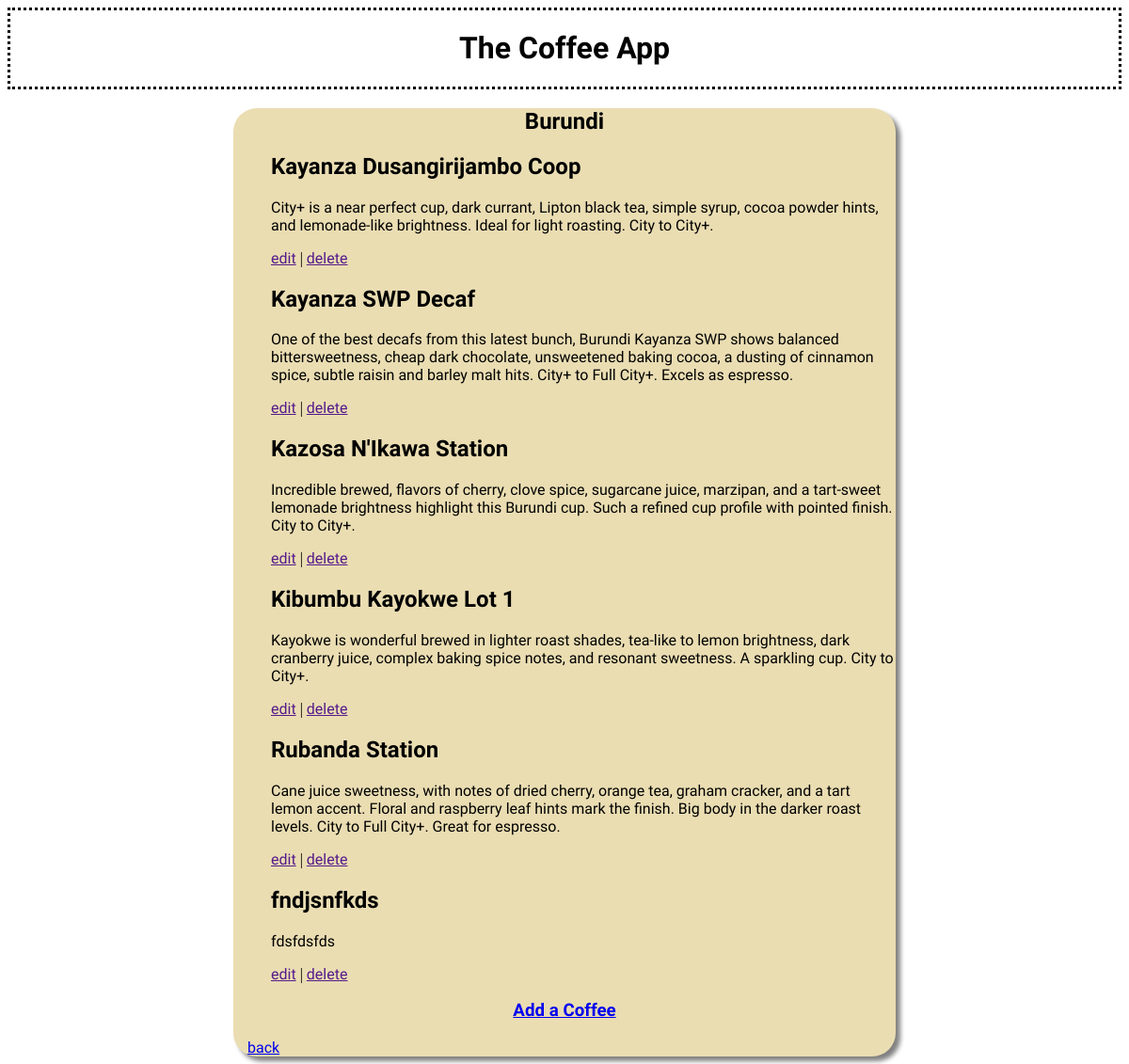
The app's page /show-origin/4 with its own data.
### database_setup.py (models this page shows)
class Origin(Base):
    __tablename__ = 'origin'
    id = Column(Integer, primary_key=True)
    name = Column(String(250), nullable=False)

class Coffee(Base):
    __tablename__ = 'coffee'
    id = Column(Integer, primary_key=True)
    name = Column(String(250), nullable=False)
    description = Column(String(250))
    origin_id = Column(Integer, ForeignKey('origin.id'))
    origin = relationship(Origin)

### project.py (the view)
@app.route('/show-origin/<int:origin_id>', methods=['GET', 'POST'])
def showOrigin(origin_id):
    origin = session.query(Origin).filter_by(id=origin_id).one()
    coffees = session.query(Coffee).filter_by(origin_id=origin_id).order_by('name').all()
    if request.method == 'POST':
        pass
    return render_template('show-origin.html', origin=origin, coffees=coffees)

### templates/show-origin.html (shortened to what this page needs)
{% extends "main.html" %}
{% block content %}
<h2 class="sub-header">{{ origin.name }}</h2>
<ul>
  {% for coffee in coffees %}
  <li><h2>{{ coffee.name }}</h2></li>
    <p class="coffee-description">
      {{coffee.description}}
    </p>
  <a href="">edit</a> | <a href="">delete</a>
  {% endfor %}
</ul>
<a href="{{ url_for('addCoffeeFrom', origin_id=origin.id) }}" class="main-button"><h3>Add a Coffee</h3></a>
<a href="{{ url_for('showHomePage') }}" class="back-button">back</a>
{% endblock %}

### static/style.css (style rules this page uses)
* { box-sizing: border-box; }
ul { list-style-type: none; }
header, h1, h2 { font-family: 'Pompiere', cursive; }
a, .coffee-description { font-family: 'NTR', sans-serif; }
.sub-header { text-align: center; }
.main-button { text-align: center; }
.back-button { margin: 15px; }

### records on screen
Origin: name "Burundi"
Coffee: name "Kayanza Dusangirijambo Coop", description "City+ is a near perfect cup, dark currant, Lipton black tea, simple syrup, cocoa powder hints, and lemonade-like brightness. Ideal for light roasting. City to City+."
Coffee: name "Kayanza SWP Decaf", description "One of the best decafs from this latest bunch, Burundi Kayanza SWP shows balanced bittersweetness, cheap dark chocolate, unsweetened baking cocoa, a dusting of cinnamon spice, subtle raisin and barley malt hits. City+ to Full City+. Excels as espresso."
Coffee: name "Kazosa N'Ikawa Station", description "Incredible brewed, flavors of cherry, clove spice, sugarcane juice, marzipan, and a tart-sweet lemonade brightness highlight this Burundi cup. Such a refined cup profile with pointed finish. City to City+."
Coffee: name "Kibumbu Kayokwe Lot 1", description "Kayokwe is wonderful brewed in lighter roast shades, tea-like to lemon brightness, dark cranberry juice, complex baking spice notes, and resonant sweetness. A sparkling cup. City to City+."
Coffee: name "Rubanda Station", description "Cane juice sweetness, with notes of dried cherry, orange tea, graham cracker, and a tart lemon accent. Floral and raspberry leaf hints mark the finish. Big body in the darker roast levels. City to Full City+. Great for espresso."
Coffee: name "fndjsnfkds", description "fdsfdsfds"
